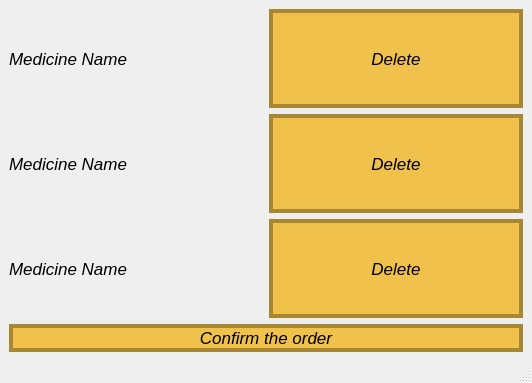
<?xml version="1.0" encoding="UTF-8"?>
<ui version="4.0">
 <class>cart</class>
 <widget class="QMainWindow" name="cart">
  <property name="geometry">
   <rect>
    <x>0</x>
    <y>0</y>
    <width>532</width>
    <height>383</height>
   </rect>
  </property>
  <property name="windowTitle">
   <string>MainWindow</string>
  </property>
  <widget class="QWidget" name="centralwidget">
   <layout class="QVBoxLayout" name="verticalLayout_2">
    <item>
     <layout class="QVBoxLayout" name="verticalLayout">
      <item>
       <layout class="QHBoxLayout" name="horizontalLayout">
        <item>
         <widget class="QLabel" name="label">
          <property name="font">
           <font>
            <pointsize>13</pointsize>
            <italic>true</italic>
           </font>
          </property>
          <property name="text">
           <string>Medicine Name</string>
          </property>
         </widget>
        </item>
        <item>
         <widget class="QPushButton" name="pushButton">
          <property name="sizePolicy">
           <sizepolicy hsizetype="Minimum" vsizetype="Preferred">
            <horstretch>0</horstretch>
            <verstretch>0</verstretch>
           </sizepolicy>
          </property>
          <property name="font">
           <font>
            <pointsize>13</pointsize>
            <italic>true</italic>
           </font>
          </property>
          <property name="styleSheet">
           <string notr="true">background-color: rgb(240, 193, 75);
border-color: rgb(168, 135, 52);
border-width:4px;
border-style:solid;</string>
          </property>
          <property name="text">
           <string>Delete</string>
          </property>
         </widget>
        </item>
       </layout>
      </item>
      <item>
       <layout class="QHBoxLayout" name="horizontalLayout_2">
        <item>
         <widget class="QLabel" name="label_2">
          <property name="font">
           <font>
            <pointsize>13</pointsize>
            <italic>true</italic>
           </font>
          </property>
          <property name="text">
           <string>Medicine Name</string>
          </property>
         </widget>
        </item>
        <item>
         <widget class="QPushButton" name="pushButton_2">
          <property name="sizePolicy">
           <sizepolicy hsizetype="Minimum" vsizetype="Preferred">
            <horstretch>0</horstretch>
            <verstretch>0</verstretch>
           </sizepolicy>
          </property>
          <property name="font">
           <font>
            <pointsize>13</pointsize>
            <italic>true</italic>
           </font>
          </property>
          <property name="styleSheet">
           <string notr="true">background-color: rgb(240, 193, 75);
border-color: rgb(168, 135, 52);
border-width:4px;
border-style:solid;</string>
          </property>
          <property name="text">
           <string>Delete</string>
          </property>
         </widget>
        </item>
       </layout>
      </item>
      <item>
       <layout class="QHBoxLayout" name="horizontalLayout_3">
        <item>
         <widget class="QLabel" name="label_3">
          <property name="font">
           <font>
            <pointsize>13</pointsize>
            <italic>true</italic>
           </font>
          </property>
          <property name="text">
           <string>Medicine Name</string>
          </property>
         </widget>
        </item>
        <item>
         <widget class="QPushButton" name="pushButton_3">
          <property name="sizePolicy">
           <sizepolicy hsizetype="Minimum" vsizetype="Preferred">
            <horstretch>0</horstretch>
            <verstretch>0</verstretch>
           </sizepolicy>
          </property>
          <property name="font">
           <font>
            <pointsize>13</pointsize>
            <italic>true</italic>
           </font>
          </property>
          <property name="styleSheet">
           <string notr="true">background-color: rgb(240, 193, 75);
border-color: rgb(168, 135, 52);
border-width:4px;
border-style:solid;</string>
          </property>
          <property name="text">
           <string>Delete</string>
          </property>
         </widget>
        </item>
       </layout>
      </item>
     </layout>
    </item>
    <item>
     <widget class="QPushButton" name="pushButton_4">
      <property name="sizePolicy">
       <sizepolicy hsizetype="Minimum" vsizetype="Fixed">
        <horstretch>0</horstretch>
        <verstretch>0</verstretch>
       </sizepolicy>
      </property>
      <property name="font">
       <font>
        <pointsize>13</pointsize>
        <italic>true</italic>
       </font>
      </property>
      <property name="styleSheet">
       <string notr="true">background-color: rgb(240, 193, 75);
border-color: rgb(168, 135, 52);
border-width:4px;
border-style:solid;</string>
      </property>
      <property name="text">
       <string>Confirm the order</string>
      </property>
     </widget>
    </item>
   </layout>
  </widget>
  <widget class="QMenuBar" name="menubar">
   <property name="geometry">
    <rect>
     <x>0</x>
     <y>0</y>
     <width>532</width>
     <height>26</height>
    </rect>
   </property>
  </widget>
  <widget class="QStatusBar" name="statusbar"/>
 </widget>
 <resources/>
 <connections/>
</ui>
